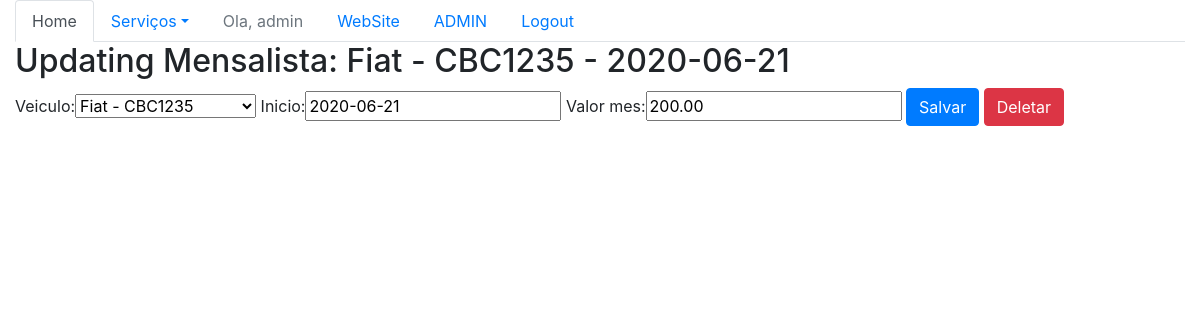
Screenshot of /sistema/mensalista-update/1/ (signed in) with the database file from the repository.
### core/models.py (models this page shows, shortened)
class Mensalista(models.Model):
    veiculo = models.ForeignKey(Veiculo, on_delete=models.PROTECT)
    inicio = models.DateField()
    valor_mes = models.DecimalField(max_digits=6, decimal_places=2)
    def __str__(self):
        return str(self.veiculo) + ' - ' + str(self.inicio)

class Veiculo(models.Model):
    marca = models.ForeignKey(Marca, on_delete=models.PROTECT)
    placa = models.CharField(max_length=7)
    proprietario = models.ForeignKey(Pessoa, on_delete=models.PROTECT)
    cor = models.CharField(max_length=15)
    observacoes = models.TextField()
    def __str__(self):
        return self.marca.nome + ' - ' + self.placa

class Marca(models.Model):
    nome = models.CharField(max_length=50)

### core/views.py (the view)
# urls.py: url(r'^mensalista-update/(?P<id>\d+)/$', mensalista_update, name='core_mensalista_update'),
@login_required
def mensalista_update(request, id):
    data = {}
    mensalista = Mensalista.objects.get(id=id)
    form = MensalistaForm(request.POST or None, instance=mensalista)
    data['mensalista'] = mensalista
    data['form'] = form
    if request.method == 'POST':
        if form.is_valid():
            form.save()
            return redirect('core_lista_mensalistas')
    else:
        return render(request, 'core/update_mensalista.html', data)

### core/forms.py
class MensalistaForm(ModelForm):
    class Meta:
        model = Mensalista
        fields = '__all__'

### core/templates/core/update_mensalista.html (shortened to what this page needs)
{% extends 'base.html' %}
{% load bootstrap %}
{% block main %}
    <div class="row">
        <div class="col">
            <H2>Updating Mensalista: {{ mensalista }} </H2>
            <form action="{% url 'core_mensalista_update' mensalista.id %}" method="POST">
                {{ form|bootstrap }}
                <button type="submit" class="btn btn-primary">Salvar</button>
                <a href="{% url 'core_mensalista_delete' mensalista.id %}" class="btn btn-danger">Deletar</a>
            </form>
        </div>
    </div>
{% endblock main %}

### core/templates/core/menu.html (shortened to what this page needs)
<ul class="nav nav-tabs">
    <li class="nav-item">
        <a class="nav-link active" href="{% url 'core_home' %}">Home</a>
    </li>
    {% if user.is_authenticated  %}
        <li class="nav-item dropdown">
            <a class="nav-link dropdown-toggle" data-toggle="dropdown" href="#" role="button" aria-haspopup="true" aria-expanded="false">Serviços</a>
        </li>
        <li class="nav-item">
            <a class="nav-link disabled" href="">Ola, {{ user }}   </a>
        </li>
        <li class="nav-item">
            <a class="nav-link" href=" {% url 'website_home' %} ">WebSite</a>
        </li>
        {% if user.get_username == 'admin'  %}
            <li class="nav-item">
                <a class="nav-link" href="/admin/login/?next=/admin/">ADMIN</a>
            </li>
        {% endif %}
        <li class="nav-item">
            <a class="nav-link" href=" {% url 'logout' %} ">Logout</a>
        </li>
    {% else %}
        <li class="nav-item">
            <a class="nav-link" href=" {% url 'login' %} ">Login</a>
        </li>
    {% endif %}
</ul>

### rows the page displays
Mensalista: veiculo+inicio "Fiat - CBC1235 - 2020-06-21", veiculo "Fiat - CBC1235", inicio "2020-06-21", valor_mes "200.00"

### other values shown
{{ user }} "admin"
